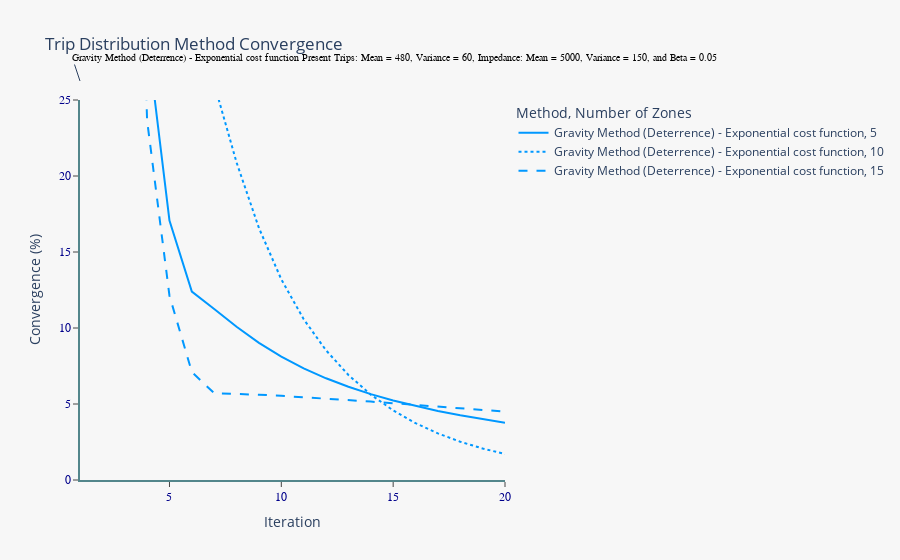

Source (notebook cell):
### Markdown cell above
###### - Exponential Cost function

### Code cell
ded_test(dist_func='GMDet', n_zones=[5, 10, 15], test_pre_mean=480, test_pre_var=60, gm_det_func='Exponential',
       gm_det_mean=5000, gm_det_var=150, gm_det_beta=0.05, gm_type='GEN', n_iter=20)

### Figure 1 — Plotly figure (JSON) as saved in the notebook; plotly's stock layout.template omitted (floating-point values rounded to 4 significant figures)
{"data": [{"hovertemplate": "Method=Gravity Method (Deterrence) - Exponential cost function<br>Number of Zones=5<br>Iteration=%{x}<br>Convergence (%)=%{y}<extra></extra>", "legendgroup": "Gravity Method (Deterrence) - Exponential cost function, 5", "line": {"color": "rgb(0,152,255)", "dash": "solid"}, "marker": {"symbol": "circle"}, "mode": "lines", "name": "Gravity Method (Deterrence) - Exponential cost function, 5", "orientation": "v", "showlegend": true, "type": "scatter", "x": [1, 2, 3, 4, 5, 6, 7, 8, 9, 10, 11, 12, 13, 14, 15, 16, 17, 18, 19, 20], "xaxis": "x", "y": [58730000.0, 96.95, 55.23, 29.17, 17.06, 12.39, 11.25, 10.08, 9.023, 8.115, 7.345, 6.691, 6.131, 5.65, 5.231, 4.865, 4.541, 4.254, 3.997, 3.765], "yaxis": "y"}, {"hovertemplate": "Method=Gravity Method (Deterrence) - Exponential cost function<br>Number of Zones=10<br>Iteration=%{x}<br>Convergence (%)=%{y}<extra></extra>", "legendgroup": "Gravity Method (Deterrence) - Exponential cost function, 10", "line": {"color": "rgb(0,152,255)", "dash": "dot"}, "marker": {"symbol": "circle"}, "mode": "lines", "name": "Gravity Method (Deterrence) - Exponential cost function, 10", "orientation": "v", "showlegend": true, "type": "scatter", "x": [1, 2, 3, 4, 5, 6, 7, 8, 9, 10, 11, 12, 13, 14, 15, 16, 17, 18, 19, 20], "xaxis": "x", "y": [55870.0, 160.7, 70.28, 41.91, 36.77, 31.62, 26.07, 20.88, 16.57, 13.2, 10.58, 8.529, 6.909, 5.616, 4.579, 3.743, 3.067, 2.519, 2.073, 1.71], "yaxis": "y"}, {"hovertemplate": "Method=Gravity Method (Deterrence) - Exponential cost function<br>Number of Zones=15<br>Iteration=%{x}<br>Convergence (%)=%{y}<extra></extra>", "legendgroup": "Gravity Method (Deterrence) - Exponential cost function, 15", "line": {"color": "rgb(0,152,255)", "dash": "dash"}, "marker": {"symbol": "circle"}, "mode": "lines", "name": "Gravity Method (Deterrence) - Exponential cost function, 15", "orientation": "v", "showlegend": true, "type": "scatter", "x": [1, 2, 3, 4, 5, 6, 7, 8, 9, 10, 11, 12, 13, 14, 15, 16, 17, 18, 19, 20], "xaxis": "x", "y": [316600.0, 219.3, 69.9, 23.65, 12.12, 7.105, 5.708, 5.669, 5.611, 5.538, 5.453, 5.36, 5.261, 5.157, 5.051, 4.942, 4.832, 4.721, 4.609, 4.497], "yaxis": "y"}], "layout": {"annotations": [{"font": {"color": "black", "family": "Nirmala UI", "size": 10}, "text": "Gravity Method (Deterrence) - Exponential cost function Present Trips: Mean = 480, Variance = 60, Impedance: Mean = 5000, Variance = 150, and Beta = 0.05", "x": 0, "xanchor": "left", "xref": "paper", "y": 1.05, "yanchor": "top", "yref": "paper"}], "legend": {"title": {"text": "Method, Number of Zones"}, "tracegroupgap": 0}, "paper_bgcolor": "#F7F7F7", "plot_bgcolor": "#F7F7F7", "title": {"text": "Trip Distribution Method Convergence"}, "xaxis": {"anchor": "y", "domain": [0, 1], "linecolor": "#53868B", "linewidth": 2, "showgrid": false, "showticklabels": true, "tickfont": {"color": "#00008B", "family": "Nirmala UI", "size": 12}, "ticks": "outside", "title": {"text": "Iteration"}}, "yaxis": {"anchor": "x", "domain": [0, 1], "linecolor": "#53868B", "linewidth": 2, "range": [0, 25], "showgrid": false, "showticklabels": true, "tickfont": {"color": "#00008B", "family": "Nirmala UI", "size": 12}, "ticks": "outside", "title": {"text": "Convergence (%)"}}}}
